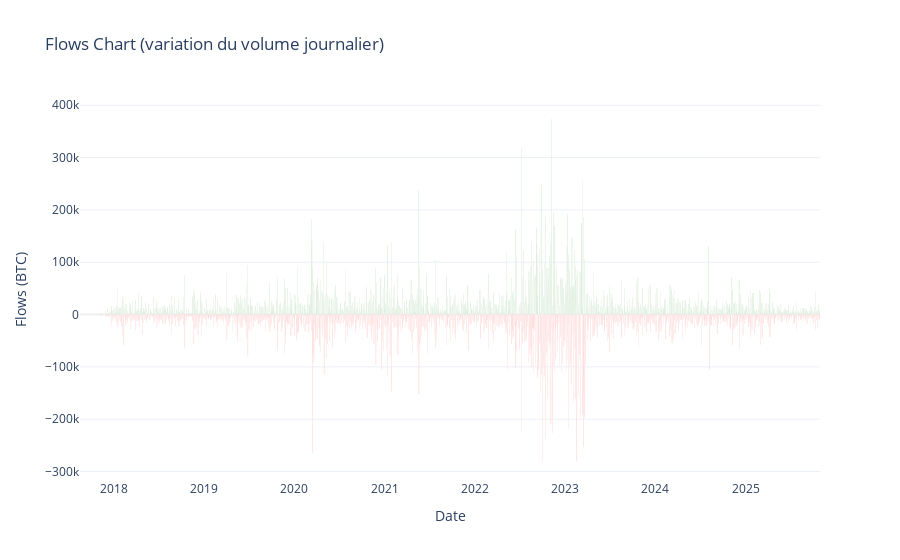

The code cell stored with this chart in its notebook:
### Code cell
fig_flows = go.Figure()
fig_flows.add_trace(go.Bar(x=df_flows.index,y=df_flows['flows'], marker_color=df_flows['flows'].apply(lambda x: 'green' if x >0 else 'red')))
fig_flows.update_layout(
    title="Flows Chart (variation du volume journalier)",
    xaxis_title="Date",
    yaxis_title="Flows (BTC)",
    template="plotly_white"
)
fig_flows.show()

### Figure 1 — Plotly figure (JSON) as saved in the notebook; plotly's stock layout.template omitted (floating-point values rounded to 4 significant figures; data arrays with more than 128 entries replaced by an {"elided": "..."} marker saying what was removed)
{"data": [{"marker": {"color": {"elided": "2994 str values"}}, "type": "bar", "x": {"elided": "2994 str values"}, "y": {"elided": "2994 float values"}}], "layout": {"title": {"text": "Flows Chart (variation du volume journalier)"}, "xaxis": {"title": {"text": "Date"}}, "yaxis": {"title": {"text": "Flows (BTC)"}}}}
